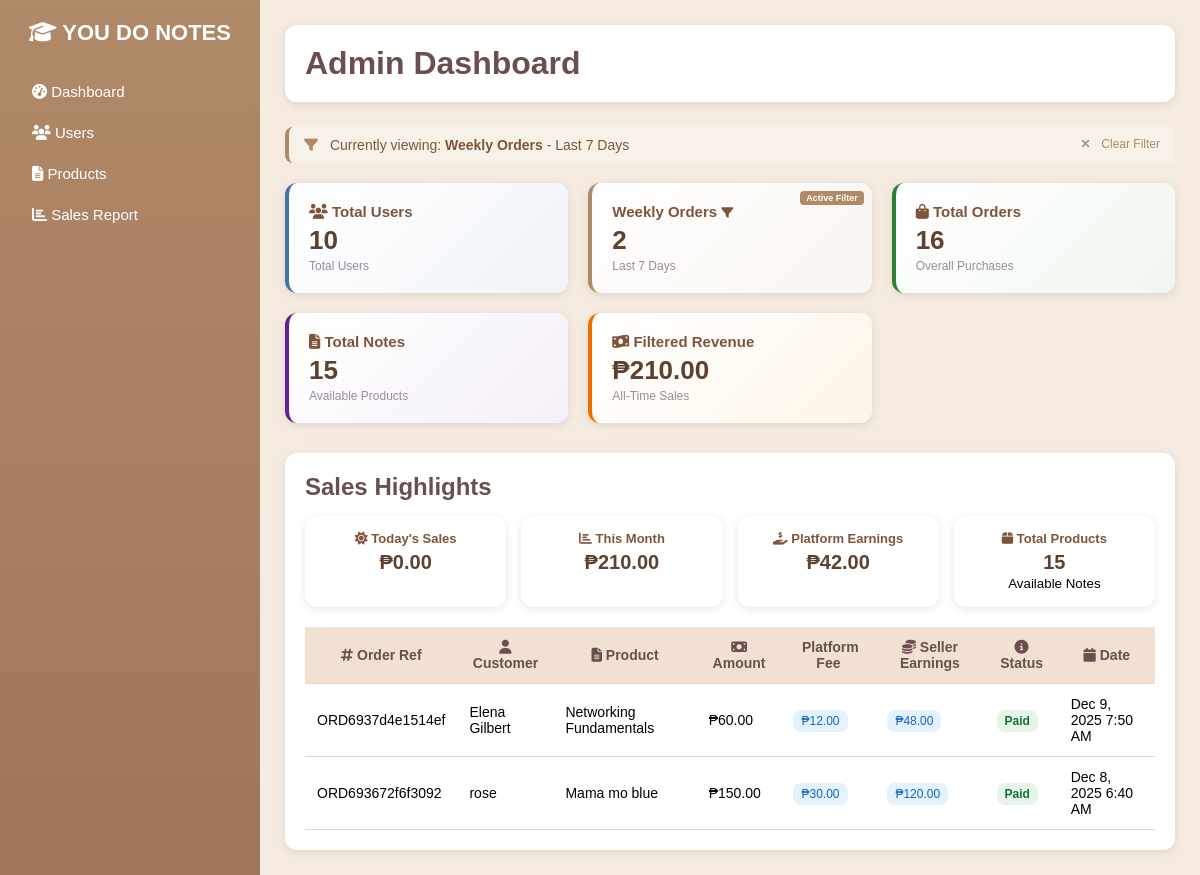
Screenshot of /admin_dashboard.php?filter=weekly with the database file from the repository.
### tables this page shows
CREATE TABLE `orders` (
  `id` int(11) NOT NULL,
  `user_id` int(11) DEFAULT NULL,
  `product_id` int(11) DEFAULT NULL,
  `status` varchar(50) DEFAULT NULL,
  `created_at` timestamp NULL DEFAULT current_timestamp(),
  `quantity` int(11) DEFAULT 1,
  `total_amount` decimal(10,2) DEFAULT NULL,
  `payment_method` varchar(50) DEFAULT NULL,
  `payment_status` varchar(20) DEFAULT 'Pending',
  `gcash_number` varchar(20) DEFAULT NULL,
  `seller_id` int(11) DEFAULT NULL,
  `platform_commission` decimal(10,2) DEFAULT NULL,
  `seller_earnings` decimal(10,2) DEFAULT NULL,
  `order_ref` varchar(100) DEFAULT NULL
);

CREATE TABLE `users` (
  `id` int(11) NOT NULL,
  `name` varchar(100) DEFAULT NULL,
  `email` varchar(100) DEFAULT NULL,
  `password` varchar(255) DEFAULT NULL,
  `address` varchar(255) DEFAULT NULL,
  `contact` varchar(20) DEFAULT NULL,
  `role` enum('admin','user') NOT NULL DEFAULT 'user',
  `pin` varchar(20) NOT NULL,
  `gcash_number` int(20) DEFAULT NULL,
  `paymaya_number` int(20) DEFAULT NULL,
  `payment_method` enum('GCash','PayMaya') DEFAULT 'GCash',
  `balance` decimal(10,2) DEFAULT 0.00,
  `loyalty_points` int(11) DEFAULT 0,
  `total_spent` decimal(10,2) DEFAULT 0.00,
  `member_tier` enum('Bronze','Silver','Gold','Platinum') DEFAULT 'Bronze'
);

CREATE TABLE `products` (
  `id` int(11) NOT NULL,
  `title` varchar(100) DEFAULT NULL,
  `description` text DEFAULT NULL,
  `price` decimal(10,2) DEFAULT NULL,
  `seller_email` varchar(255) NOT NULL,
  `course` varchar(100) NOT NULL,
  `file_path` varchar(255) DEFAULT NULL,
  `note_link` varchar(500) DEFAULT NULL,
  `status` varchar(20) DEFAULT 'pending'
);

### admin_dashboard.php (the view, shortened to what this page needs)
<?php
include("config.php");
$time_filter = $_GET['filter'] ?? null;
$selected_month = $_GET['month'] ?? null;
$selected_year = $_GET['year'] ?? null;
$filter_condition = "";
if ($time_filter == "weekly") {
    $filter_condition = "AND created_at >= DATE_SUB(NOW(), INTERVAL 7 DAY)";
}
elseif ($time_filter == "monthly" && $selected_month) {
    $filter_condition = "
        AND MONTH(created_at) = '$selected_month'
        AND YEAR(created_at) = YEAR(CURDATE())
    ";
}
elseif ($time_filter == "yearly" && $selected_year && $selected_month) {
    $filter_condition = "
        AND YEAR(created_at) = '$selected_year'
        AND MONTH(created_at) = '$selected_month'
    ";
}
else {
    $filter_condition = "";
}
$total_users = 0;
$user_query = "SELECT COUNT(*) as total_users FROM users WHERE role = 'user'";
$user_result = mysqli_query($conn, $user_query);
if ($user_result) $total_users = mysqli_fetch_assoc($user_result)['total_users'];
$recent_orders = 0;
$recent_query = "SELECT COUNT(*) as recent_orders FROM orders WHERE created_at >= DATE_SUB(NOW(), INTERVAL 7 DAY)";
$recent_result = mysqli_query($conn, $recent_query);
if ($recent_result) $recent_orders = mysqli_fetch_assoc($recent_result)['recent_orders'];
$filter_orders = 0;
$filter_query = "SELECT COUNT(*) as filter_orders FROM orders WHERE 1 $filter_condition";
$filter_result = mysqli_query($conn, $filter_query);
if ($filter_result) $filter_orders = mysqli_fetch_assoc($filter_result)['filter_orders'];
$total_orders = 0;
$order_query = "SELECT COUNT(*) as total_orders FROM orders";
$order_result = mysqli_query($conn, $order_query);
if ($order_result) $total_orders = mysqli_fetch_assoc($order_result)['total_orders'];
$total_products = 0;
$product_query = "SELECT COUNT(*) as total_products FROM products";
$product_result = mysqli_query($conn, $product_query);
if ($product_result) $total_products = mysqli_fetch_assoc($product_result)['total_products'];
$filter_revenue = 0;
$filter_revenue_query = "SELECT COALESCE(SUM(total_amount), 0) as filter_revenue FROM orders WHERE payment_status = 'Paid' $filter_condition";
$filter_revenue_result = mysqli_query($conn, $filter_revenue_query);
if ($filter_revenue_result) $filter_revenue = mysqli_fetch_assoc($filter_revenue_result)['filter_revenue'];
$total_revenue = 0;
$revenue_query = "SELECT COALESCE(SUM(total_amount), 0) as total_revenue FROM orders WHERE payment_status = 'Paid'";
$revenue_result = mysqli_query($conn, $revenue_query);
if ($revenue_result) $total_revenue = mysqli_fetch_assoc($revenue_result)['total_revenue'];
$today_sales_query = "SELECT COALESCE(SUM(total_amount), 0) as today_sales FROM orders WHERE DATE(created_at) = CURDATE() AND payment_status = 'Paid'";
$today_sales_result = mysqli_query($conn, $today_sales_query);
$today_sales = $today_sales_result ? mysqli_fetch_assoc($today_sales_result)['today_sales'] : 0;
$month_sales_query = "SELECT COALESCE(SUM(total_amount), 0) as month_sales FROM orders WHERE MONTH(created_at) = MONTH(CURDATE()) AND YEAR(created_at) = YEAR(CURDATE()) AND payment_status = 'Paid'";
$month_sales_result = mysqli_query($conn, $month_sales_query);
$month_sales = $month_sales_result ? mysqli_fetch_assoc($month_sales_result)['month_sales'] : 0;
$platform_earnings_query = "SELECT COALESCE(SUM(platform_commission), 0) as platform_earnings FROM orders WHERE payment_status = 'Paid' $filter_condition";
$platform_earnings_result = mysqli_query($conn, $platform_earnings_query);
$platform_earnings = $platform_earnings_result ? mysqli_fetch_assoc($platform_earnings_result)['platform_earnings'] : 0;
if ($time_filter == "weekly") {
    $card_title = "Weekly Orders";
    $card_subtext = "Last 7 Days";
} elseif ($time_filter == "monthly" && $selected_month) {
    $month_name = date("F", mktime(0, 0, 0, $selected_month, 1));
    $card_title = "Monthly Orders";
    $card_subtext = "$month_name " . date("Y");
} elseif ($time_filter == "yearly" && $selected_year && $selected_month) {
    $month_name = date("F", mktime(0, 0, 0, $selected_month, 1));
    $card_title = "Yearly Orders";
    $card_subtext = "$month_name $selected_year";
} else {
    $card_title = "Recent Orders";
    $card_subtext = "Last 7 Days";
}
$orders_query = "
    SELECT o.id, o.order_ref, u.name as user_name, p.title as product_title,
           o.total_amount, o.created_at, o.payment_status, o.platform_commission, o.seller_earnings
    FROM orders o
    JOIN users u ON o.user_id = u.id
    JOIN products p ON o.product_id = p.id
    WHERE 1 $filter_condition
    ORDER BY o.created_at DESC
    LIMIT 5
";
$orders_result = mysqli_query($conn, $orders_query);
$orders_list = ($orders_result) ? mysqli_fetch_all($orders_result, MYSQLI_ASSOC) : [];
?>
<!DOCTYPE html>
<html lang="en">
<head>
<link rel="stylesheet" href="https://cdnjs.cloudflare.com/ajax/libs/font-awesome/6.4.0/css/all.min.css">
</head>
<body>
<div class="dashboard">
    <div class="sidebar">
        <h2><i class="fas fa-graduation-cap"></i> YOU DO NOTES</h2>
        <ul>
            <li><a href="admin_dashboard.php"><i class="fas fa-tachometer-alt"></i> Dashboard</a></li>
            <li><a href="manage_users.php"><i class="fas fa-users"></i> Users</a></li>
            <li><a href="manage_products.php"><i class="fas fa-file-alt"></i> Products</a></li>
            <li><a href="sales_report.php"><i class="fas fa-chart-bar"></i> Sales Report</a></li>
        </ul>
    </div>
    <div class="main-content">
        <div class="dashboard-header">
            <h1>Admin Dashboard</h1>
        </div>
        <?php if ($time_filter): ?>
        <div class="filter-info">
            <i class="fas fa-filter"></i>
            Currently viewing: <strong><?php echo $card_title; ?></strong> - <?php echo $card_subtext; ?>
            <a href="admin_dashboard.php" style="float:right; color:#b08968; text-decoration:none; font-size:12px;">
                <i class="fas fa-times"></i> Clear Filter
            </a>
        </div>
        <?php endif; ?>
        <div class="cards">
            <div class="card users-card" onclick="window.location.href='manage_users.php'">
                <h3><i class="fas fa-users"></i> Total Users</h3>
                <p><?php echo $total_users; ?></p>
                <div class="subtext">Total Users</div>
            </div>
            <div class="card filter-card <?php echo $time_filter ? 'filter-active' : ''; ?>" onclick="toggleFilterMenu(event)" style="position:relative;">
                <h3><?php echo $card_title; ?> <i class="fas fa-filter" style="font-size:12px;"></i></h3>
                <p><?php echo $time_filter ? $filter_orders : $recent_orders; ?></p>
                <div class="subtext"><?php echo $card_subtext; ?></div>
            </div>
            <div class="card orders-card" onclick="window.location.href='sales_report.php'">
                <h3><i class="fas fa-shopping-bag"></i> Total Orders</h3>
                <p><?php echo $total_orders; ?></p>
                <div class="subtext">Overall Purchases</div>
            </div>
            <div class="card products-card" onclick="window.location.href='manage_products.php'">
                <h3><i class="fas fa-file-alt"></i> Total Notes</h3>
                <p><?php echo $total_products; ?></p>
                <div class="subtext">Available Products</div>
            </div>
            <div class="card revenue-card" onclick="window.location.href='sales_report.php'">
    <h3><i class="fas fa-money-bill-wave"></i> <?php echo $time_filter ? 'Filtered Revenue' : 'Total Revenue'; ?></h3>
    <p>₱<?php echo number_format($time_filter ? $filter_revenue : $total_revenue, 2); ?></p>
    <div class="subtext">All-Time Sales</div>
</div>
        </div>
        <div class="sales-overview">
            <h2>Sales Highlights</h2>
            <div class="small-cards">
                <div class="small-card">
                    <h3><i class="fas fa-sun"></i> Today's Sales</h3>
                    <p>₱<?php echo number_format($today_sales, 2); ?></p>
                </div>
                <div class="small-card">
                    <h3><i class="fas fa-chart-bar"></i> This Month</h3>
                    <p>₱<?php echo number_format($month_sales, 2); ?></p>
                </div>
                <div class="small-card">
                    <h3><i class="fas fa-hand-holding-usd"></i> Platform Earnings</h3>
                    <p>₱<?php echo number_format($platform_earnings, 2); ?></p>
                </div>
                <div class="small-card">
                    <h3><i class="fas fa-box"></i> Total Products</h3>
                    <p><?php echo $total_products; ?></p>
                    <small>Available Notes</small>
                </div>
            </div>
            <table>
                <thead>
                    <tr>
                        <th><i class="fas fa-hashtag"></i> Order Ref</th>
                        <th><i class="fas fa-user"></i> Customer</th>
                        <th><i class="fas fa-file-alt"></i> Product</th>
                        <th><i class="fas fa-money-bill"></i> Amount</th>
                        <th><i class="fas fa-fee"></i> Platform Fee</th>
                        <th><i class="fas fa-coins"></i> Seller Earnings</th>
                        <th><i class="fas fa-info-circle"></i> Status</th>
                        <th><i class="fas fa-calendar"></i> Date</th>
                    </tr>
                </thead>
                <tbody>
                    <?php if (empty($orders_list)): ?>
                        <tr>
                            <td colspan="8" style="text-align:center; padding: 30px; color:#8d7664;">
                                <i class="fas fa-inbox" style="font-size:40px; margin-bottom:10px; color:#c9b8a8;"></i><br>
                                No orders found
                            </td>
                        </tr>
                    <?php else: ?>
                        <?php foreach ($orders_list as $order): ?>
                        <tr>
                            <td><?php echo $order['order_ref']; ?></td>
                            <td><?php echo $order['user_name']; ?></td>
                            <td><?php echo $order['product_title']; ?></td>
                            <td>₱<?php echo number_format($order['total_amount'], 2); ?></td>
                            <td><span class="earnings-badge">
                                ₱<?php echo number_format($order['platform_commission'], 2); ?>
                            </span></td>
                            <td><span class="earnings-badge">
                                ₱<?php echo number_format($order['seller_earnings'], 2); ?>
                            </span></td>
                            <td>
                                <span class="status <?php echo $order['payment_status'] == 'Paid' ? 'status-paid' : 'status-pending'; ?>">
                                    <?php echo $order['payment_status']; ?>
                                </span>
                            </td>
                            <td><?php echo date("M j, Y g:i A", strtotime($order['created_at'])); ?></td>
                        </tr>
                        <?php endforeach; ?>
                    <?php endif; ?>
                </tbody>
            </table>
        </div>
    </div>
</div>
</body>
</html>

### admin_dashboard.php (style rules this page uses)
* { margin: 0; padding: 0; box-sizing: border-box; font-family: 'Poppins', sans-serif; }
body { background: #f5ebe0; }
.dashboard { display: flex; min-height: 100vh; }
.sidebar { width: 260px; background: linear-gradient(180deg, #b08968, #a0765b); color: white; padding: 20px; }
.sidebar h2 { text-align: center; margin-bottom: 25px; font-size: 22px; font-weight: 600; }
.sidebar ul { list-style: none; margin-top: 10px; }
.sidebar ul li { padding: 12px; border-radius: 8px; transition: 0.3s; }
.sidebar ul li a { color: white; text-decoration: none; font-size: 15px; display: block; }
.main-content { flex: 1; padding: 25px; }
.dashboard-header { background: white; padding: 20px; border-radius: 12px; margin-bottom: 25px; box-shadow: 0 2px 8px rgba(0,0,0,0.1); }
.dashboard-header h1 { color: #6b4f4f; }
.cards { display: grid; grid-template-columns: repeat(auto-fit, minmax(220px, 1fr)); gap: 20px; margin-bottom: 30px; }
.card { background: white; padding: 20px; border-radius: 12px; box-shadow: 0 2px 8px rgba(0,0,0,0.1); position: relative; transition: all 0.3s; cursor: pointer; }
.card h3 { color: #7f5539; font-size: 15px; margin-bottom: 5px; }
.card p { font-size: 26px; font-weight: bold; margin-bottom: 3px; color: #5e412f; }
.subtext { font-size: 12px; color: #9a8c98; }
.users-card { border-left: 4px solid #4a6fa5; background: linear-gradient(135deg, #ffffff 0%, #f0f4f8 100%); }
.filter-card { border-left: 4px solid #b08968; background: linear-gradient(135deg, #ffffff 0%, #f9f5f0 100%); }
.orders-card { border-left: 4px solid #2e7d32; background: linear-gradient(135deg, #ffffff 0%, #f0f7f0 100%); }
.products-card { border-left: 4px solid #6a1b9a; background: linear-gradient(135deg, #ffffff 0%, #f5f0f8 100%); }
.revenue-card { border-left: 4px solid #ef6c00; background: linear-gradient(135deg, #ffffff 0%, #fef5e9 100%); }
.filter-active::after { content: "Active Filter"; position: absolute; top: 8px; right: 8px; background: #b08968; color: white; font-size: 9px; padding: 2px 6px; border-radius: 4px; font-weight: bold; }
.small-cards { display: grid; grid-template-columns: repeat(auto-fit, minmax(180px, 1fr)); gap: 15px; margin-bottom: 20px; }
.small-card { background: white; padding: 15px; border-radius: 12px; box-shadow: 0 2px 8px rgba(0,0,0,0.1); text-align: center; }
.small-card h3 { font-size: 13px; color: #7f5539; margin-bottom: 5px; }
.small-card p { font-size: 20px; font-weight: bold; color: #5e412f; }
.sales-overview { background: white; padding: 20px; border-radius: 12px; box-shadow: 0 2px 8px rgba(0,0,0,0.1); }
.sales-overview h2 { color: #6b4f4f; margin-bottom: 15px; }
table { width: 100%; border-collapse: collapse; margin-top: 15px; }
th, td { padding: 12px; border-bottom: 1px solid #e8d5c4; font-size: 14px; }
th { background: #f0e1d2; color: #6b4f4f; font-weight: bold; }
.status { padding: 4px 8px; border-radius: 8px; font-size: 12px; font-weight: bold; }
.status-paid { background: #e6f4ea; color: #137333; }
.earnings-badge { padding: 4px 8px; border-radius: 8px; font-size: 12px; background: #e3f2fd; color: #1565c0; }
.filter-info { background: #f8f1e9; padding: 10px 15px; border-radius: 8px; margin-bottom: 20px; font-size: 14px; color: #7f5539; border-left: 4px solid #b08968; }
.filter-info i { margin-right: 8px; color: #b08968; }

### rows the page displays
orders: order_ref "ORD6937d4e1514ef", user.name "Elena Gilbert", product.title "Networking Fundamentals", total_amount "60.00", platform_commission "12.00", seller_earnings "48.00", payment_status "Paid", created_at "Dec 9, 2025 7:50 AM"
orders: order_ref "ORD693672f6f3092", user.name "rose", product.title "Mama mo blue", total_amount "150.00", platform_commission "30.00", seller_earnings "120.00", payment_status "Paid", created_at "Dec 8, 2025 6:40 AM"

### other values shown
$card_title "Weekly Orders"
$card_subtext "Last 7 Days"
$total_users "10"
$filter_orders "2"
$total_orders "16"
$total_products "15"
$time_filter ? $filter_revenue : $total_revenue "210.00"
$today_sales "0.00"
$month_sales "210.00"
$platform_earnings "42.00"
